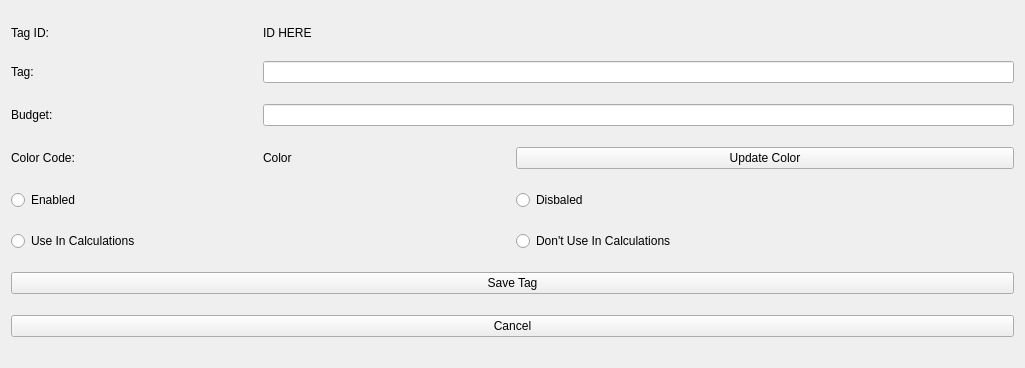
<?xml version="1.0" encoding="UTF-8"?>
<ui version="4.0">
 <class>Form</class>
 <widget class="QWidget" name="Form">
  <property name="geometry">
   <rect>
    <x>0</x>
    <y>0</y>
    <width>1025</width>
    <height>368</height>
   </rect>
  </property>
  <property name="windowTitle">
   <string>Form</string>
  </property>
  <layout class="QHBoxLayout" name="horizontalLayout">
   <item>
    <layout class="QGridLayout" name="gridLayout">
     <item row="5" column="2" colspan="2">
      <widget class="QRadioButton" name="radioButton_CalcDisabled">
       <property name="text">
        <string>Don't Use In Calculations</string>
       </property>
       <property name="autoExclusive">
        <bool>false</bool>
       </property>
      </widget>
     </item>
     <item row="1" column="1" colspan="3">
      <widget class="QLineEdit" name="lineEdit_TagName"/>
     </item>
     <item row="3" column="0">
      <widget class="QLabel" name="label_ColorLabel">
       <property name="text">
        <string>Color Code:</string>
       </property>
      </widget>
     </item>
     <item row="2" column="1" colspan="3">
      <widget class="QLineEdit" name="lineEdit_Budget"/>
     </item>
     <item row="4" column="0" colspan="2">
      <widget class="QRadioButton" name="radioButton_VisibleEnabled">
       <property name="text">
        <string>Enabled</string>
       </property>
       <property name="autoExclusive">
        <bool>false</bool>
       </property>
      </widget>
     </item>
     <item row="4" column="2" colspan="2">
      <widget class="QRadioButton" name="radioButton_VisibleDisabled">
       <property name="text">
        <string>Disbaled</string>
       </property>
      </widget>
     </item>
     <item row="3" column="1">
      <widget class="QLabel" name="label_ColorCode">
       <property name="text">
        <string>Color</string>
       </property>
      </widget>
     </item>
     <item row="3" column="2" colspan="2">
      <widget class="QPushButton" name="pushButton_ColorPicker">
       <property name="text">
        <string>Update Color</string>
       </property>
      </widget>
     </item>
     <item row="1" column="0">
      <widget class="QLabel" name="label_TagName">
       <property name="text">
        <string>Tag:</string>
       </property>
      </widget>
     </item>
     <item row="5" column="0" colspan="2">
      <widget class="QRadioButton" name="radioButton_CalcEnabled">
       <property name="text">
        <string>Use In Calculations</string>
       </property>
       <property name="autoExclusive">
        <bool>false</bool>
       </property>
      </widget>
     </item>
     <item row="7" column="0" colspan="4">
      <widget class="QPushButton" name="pushButton_SaveTag">
       <property name="text">
        <string>Save Tag</string>
       </property>
      </widget>
     </item>
     <item row="8" column="0" colspan="4">
      <widget class="QPushButton" name="pushButton_Cancel">
       <property name="text">
        <string>Cancel</string>
       </property>
      </widget>
     </item>
     <item row="0" column="0">
      <widget class="QLabel" name="label_TagID">
       <property name="sizePolicy">
        <sizepolicy hsizetype="Preferred" vsizetype="Fixed">
         <horstretch>0</horstretch>
         <verstretch>0</verstretch>
        </sizepolicy>
       </property>
       <property name="text">
        <string>Tag ID:</string>
       </property>
      </widget>
     </item>
     <item row="0" column="1" colspan="3">
      <widget class="QLabel" name="label_TagID_Value">
       <property name="sizePolicy">
        <sizepolicy hsizetype="Preferred" vsizetype="Fixed">
         <horstretch>0</horstretch>
         <verstretch>0</verstretch>
        </sizepolicy>
       </property>
       <property name="text">
        <string>ID HERE</string>
       </property>
      </widget>
     </item>
     <item row="2" column="0">
      <widget class="QLabel" name="label_Budget">
       <property name="text">
        <string>Budget:</string>
       </property>
      </widget>
     </item>
    </layout>
   </item>
  </layout>
 </widget>
 <resources/>
 <connections/>
</ui>
